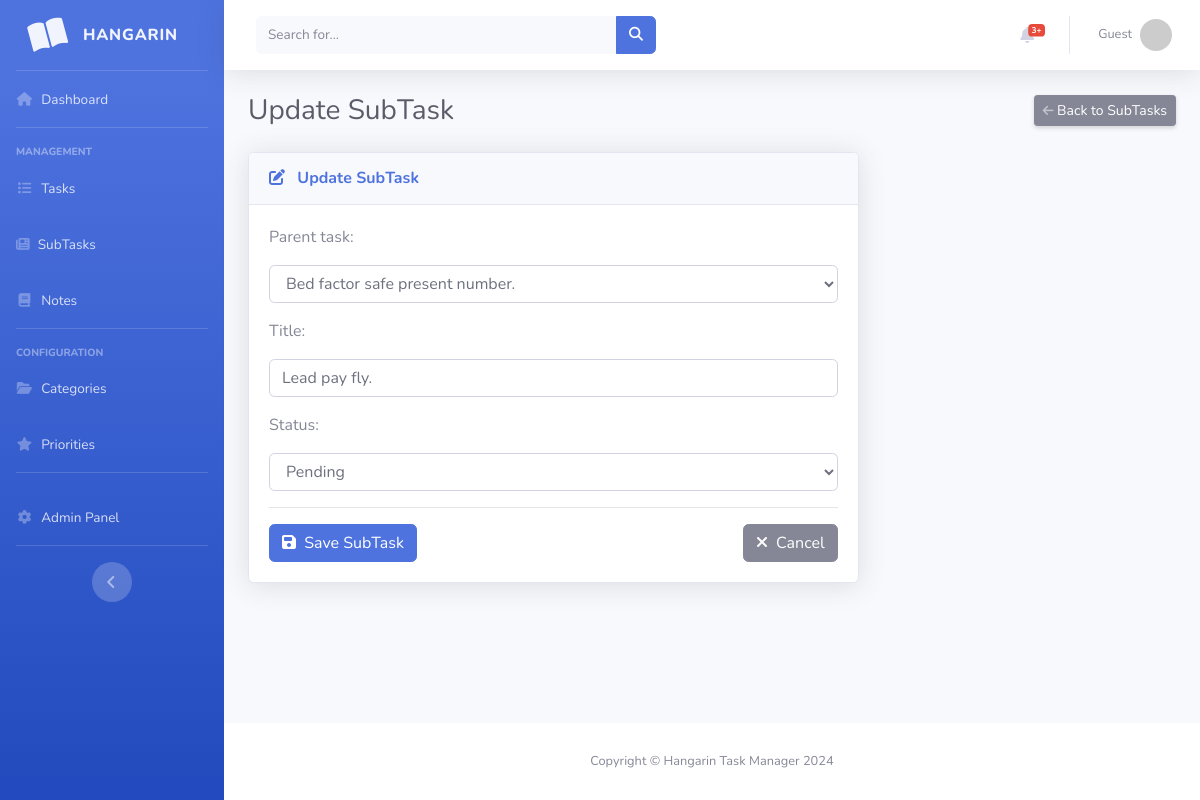
Screenshot of /subtask_list/10/ with the database file from the repository.
### taskmanager/models.py (models this page shows, shortened)
class BaseModel(models.Model):
    created_at = models.DateTimeField(auto_now_add=True)
    updated_at = models.DateTimeField(auto_now=True)
    class Meta:
        abstract = True

class SubTask(BaseModel):
    parent_task = models.ForeignKey(Task, on_delete=models.CASCADE)
    title = models.CharField(max_length=200)
    status = models.CharField(
        max_length=50,
        choices=[
            ("Pending", "Pending"),
            ("In Progress", "In Progress"),
            ("Completed", "Completed"),
        ],
        default="Pending"
    )

### taskmanager/views.py (the view)
# urls.py: path('subtask_list/<int:pk>/', SubTaskUpdateView.as_view(), name='subtask-update'),
class SubTaskUpdateView(UpdateView):
    model = SubTask
    form_class = SubTaskForm
    template_name = 'subtask_form.html'
    success_url = reverse_lazy('subtask-list')

### taskmanager/forms.py
class SubTaskForm(ModelForm):
    class Meta:
        model = SubTask
        fields = "__all__"

### taskmanager/models.py (called while the page is built)
    def __str__(self):
        return self.title

### templates/subtask_form.html (shortened to what this page needs)
{% extends 'base.html' %}
{% load static %}
{% block content %}
<div class="d-sm-flex align-items-center justify-content-between mb-4">
    <h1 class="h3 mb-0 text-gray-800">{% if object %}Update SubTask{% else %}Add New SubTask{% endif %}</h1>
    <a href="{% url 'subtask-list' %}" class="d-none d-sm-inline-block btn btn-sm btn-secondary shadow-sm">
         Back to SubTasks
    </a>
</div>
<div class="row">
    <div class="col-lg-8">
        <div class="card shadow mb-4">
            <div class="card-header py-3">
                <h6 class="m-0 font-weight-bold text-primary">
                    <i class="fas fa-{% if object %}edit{% else %}plus{% endif %} mr-2"></i>
                    {% if object %}Update SubTask{% else %}Add New SubTask{% endif %}
                </h6>
            </div>
            <div class="card-body">
                <form method="post" novalidate>
                    {% include 'includes/form.html' %}
                    <hr>
                    <div class="d-flex justify-content-between">
                        <button type="submit" class="btn btn-primary">
                            <i class="fas fa-save mr-1"></i> Save SubTask
                        </button>
                        <a href="{% url 'subtask-list' %}" class="btn btn-secondary">
                            <i class="fas fa-times mr-1"></i> Cancel
                        </a>
                    </div>
                </form>
            </div>
        </div>
    </div>
</div>
{% endblock %}

### templates/includes/form.html (shortened to what this page needs)
{% load widget_tweaks %}
{% for field in form %}
<div class="field item form-group">
    <label>{{ field.label_tag }}</label>
    <div class="form-group">
        {% render_field field class="form-control" %}
    </div>
</div>
{% endfor %}

### rows the page displays
SubTask: parent_task "Bed factor safe present number." "Lead pay fly." "Pending"

### other values shown
{{ field.label_tag }} "Parent task:" "Title:" "Status:"
